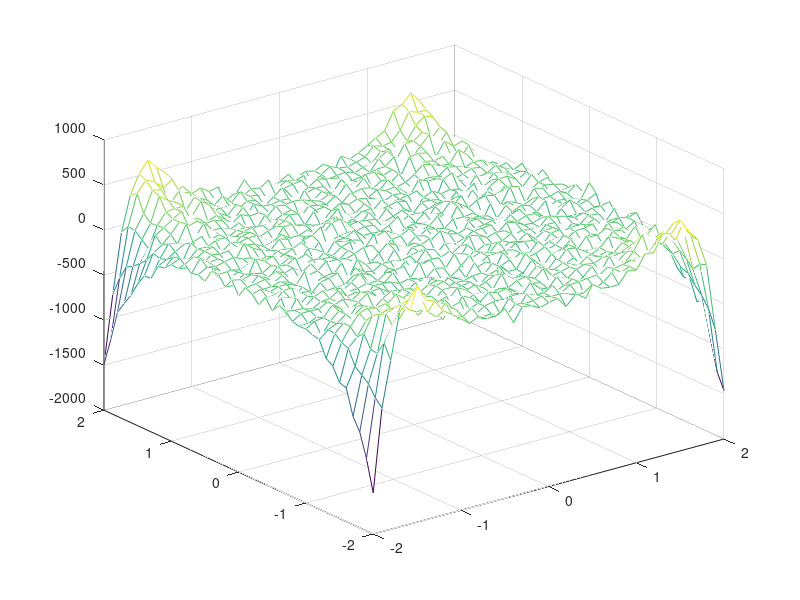

MATLAB code for this plot: (Note: this script raises an error after producing the figure.)
clc
clear all
close all

load('proj_fit_20');% incarcam datele primite si initializam variabilele cu care vom lucra
x1=id.X{1};
x2=id.X{2};
y=id.Y;
m=13;%dupa mai multe incercari am ajuns la concluzia ca eroarea cea mai mica de validare ne da pentru gradul 13
x3=[];% in x3 si x4 vom retine valorile vectorilor x1 si x2 transformati in linie cu 1681 de elemente fiecare
x4=[];
psi=[];
figure 
mesh(x1,x2,y) %plotarea initiala a datelor de intrate
i=1;
while i<=length(x1) % folosim o bucla de lungimea lui x1 adica de 41 de elemnte, si construim in x3 un vector coloana
                     %in care coloanele lui x1 se repeta de 41 de ori una
                     %sub cealalta aceasta reprezentand o linie din
                     %matricea formata din x1 si x2
                     
    x3=[x3,x1];
    i=i+1;
end

i=1;
while i<=length(x2)
    j=1;
    while j<=length(x2)
        x4=[x4,x2(i)]; %construim in un vector coloana de 1681 de elemente in care fiecare element din x2 se va repeta
                        % de 41 de ori acesta reprezentant indicele liniei
                        % a matricei formate din x1 si x2
                                                    
        j=j+1;
    end
    i=i+1;
end
X_flat=[x4;x3]; % construim vectorul coloana alcatuit din 2 coloane a cate 1681 de elemente fiecare ficare format din x1 si x2
                      
Y_flat=reshape(y,1,[]); % construim vectorul coloana a iesirilor care initial a fost o matrice de 41x41 ,astfel acesta
                        % v-a deveni un vector coloana de 1681 de elemente

 i=1;

 psi=polinom(X_flat,m,x3);
 Y_flat=Y_flat';% intoarcem Y_flat
 psi=psi';% intoarcem sigma
 teta=psi\Y_flat; % aflam tenta folosind formula prezentata in cursul 3
 Y_out=psi*teta; % apoi aflam polinomul de aproximare prin inmultirea a sigma si teta
 
 aux=length(y);
 Y_out=vec2mat(Y_out,aux);  %pentru a putea realiza operatia de scadere pentru a afla eroarea trebuie sa transformam
 % Y_out inapoi in matrice astfel luam lungimea matricei y si il schimbam
 % pe Y_out

 e=y'-Y_out; %calculam diferenta dintre polinomul de intrare si polinomul de iesire
 MSE=1/(length(y)^2).*sum(sum(e.^2)); % aflam eroarea dupa formula data la laborator

 figure 
 mesh(x1,x2,y) 
 hold on

  Y_out=Y_out.';
 mesh(x1,x2,Y_out,'edgecolor','r');% reprezentam grafic polinomul de aproximare peste imaginea 
 title(['MSE identificare= ',num2str(MSE)]);


%%%%%%%%%%%%%%%%%%%%%%%%%%%%%%%%%%%%%%%%%%%%%%%%%%%%%%%%%%%%%%%%%%%%%%%%%%%%%%%%%%%%%%%%%%%%%%%%%%%%%%%%%%%%%%%%%%%%%%%%%%

x1=val.X{1}; % dupa ce am aflat polinomul de aproximare pentru identificare trebuie sa il aflam si pentru datele de validare
x2=val.X{2};% in continuare vom repeta pasii amintiti mai sus
y=val.Y;

x3=[];
x4=[];
psi_validare=[];

i=1;
while i<=length(x1)
    x3=[x3,x2];
    i=i+1;
end

i=1;
while i<=length(x2)
    j=1;
    while j<=length(x2)
        x4=[x4,x2(i)];
        j=j+1;
    end
    i=i+1;
end
X_flat=[x4;x3];
Y_flat=reshape(y,1,[]);

i=1;
psi_validare1=[];
while i<=m
    psi_validare1=[psi_validare1;X_flat(1,:).^i;X_flat(2,:).^i];
    i=i+1;
end

i=1;
j=1;
aux=0;
psi_validare2=[];
while i<=m
    while j<=m
        aux=i+j;
        if aux <= m
            psi_validare2=[psi_validare2;X_flat(1,:).^i.*X_flat(2,:).^j]; 
        end
        j=j+1;
    end
    i=i+1;
    j=1;
end

 c=ones(1,length(x3));
 psi_validare=[c;psi_validare1;psi_validare2];

 psi_validare=psi_validare';

 Y_out_validare=psi_validare*teta;% pastram teta realizat pentru datele de identificare 
 aux=length(y);
 Y_out_validare=vec2mat(Y_out_validare,aux); 

 e=y'-Y_out_validare;
 MSE=1/(length(y)^2).*sum(sum(e.^2));

 figure 
 mesh(x1,x2,y) 
 hold on

 Y_out_validare=Y_out_validare.';
 mesh(x1,x2,Y_out_validare,'edgecolor','r');
 title(['MSE validare= ',num2str(MSE)]);
